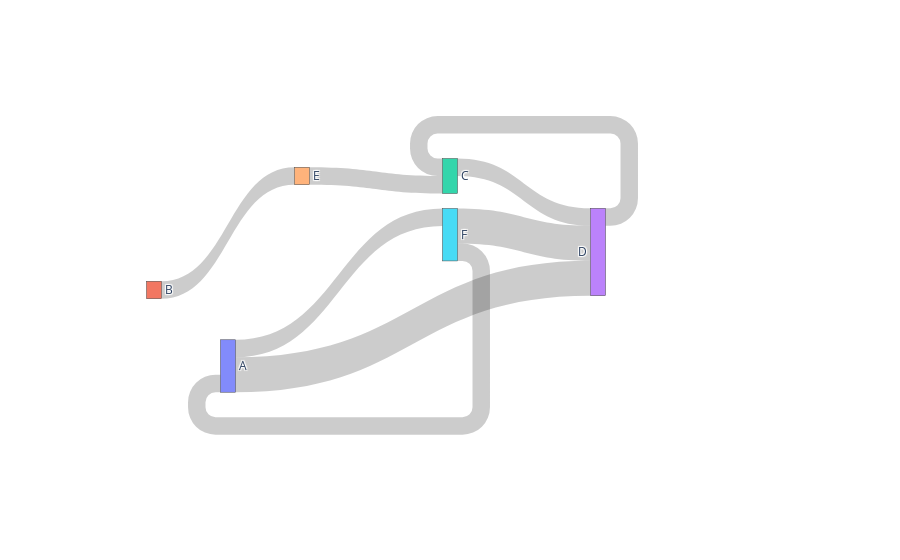

Notebook source saved alongside this figure:
### Code cell
import plotly.graph_objects as go
import nbformat

fig = go.Figure(go.Sankey(
    arrangement='snap',
    node=dict(
        label=['A', 'B', 'C', 'D', 'E', 'F'],
#         line = dict(color = "black", width = 0.5),

        x=[0.2, 0.1, 0.5, 0.7, 0.3, 0.5],
        y=[0.7, 0.5, 0.2, 0.4, 0.2, 0.3],
        pad=15,
        thickness=15
    ),
    link=dict(
#         arrowlen=15,
        source=[0, 0, 1, 2, 5, 4, 3, 5],
        target=[5, 3, 4, 3, 0, 2, 2, 3],
        value=[1, 2, 1, 1, 1, 1, 1, 2]  
    )
))

fig.show()

### Figure 1 — Plotly figure (JSON) as saved in the notebook; plotly's stock layout.template omitted (floating-point values rounded to 4 significant figures)
{"data": [{"arrangement": "snap", "link": {"source": [0, 0, 1, 2, 5, 4, 3, 5], "target": [5, 3, 4, 3, 0, 2, 2, 3], "value": [1, 2, 1, 1, 1, 1, 1, 2]}, "node": {"label": ["A", "B", "C", "D", "E", "F"], "pad": 15, "thickness": 15, "x": [0.2, 0.1, 0.5, 0.7, 0.3, 0.5], "y": [0.7, 0.5, 0.2, 0.4, 0.2, 0.3]}, "type": "sankey"}], "layout": {}}
